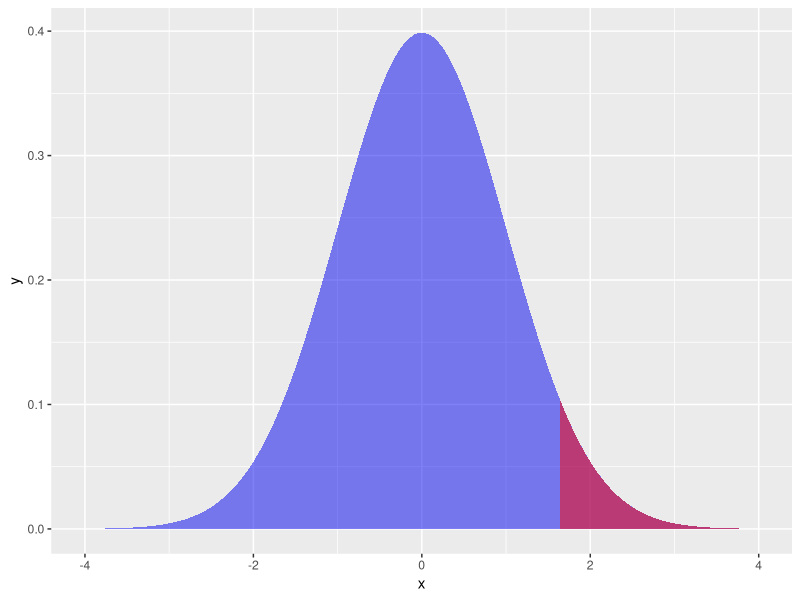
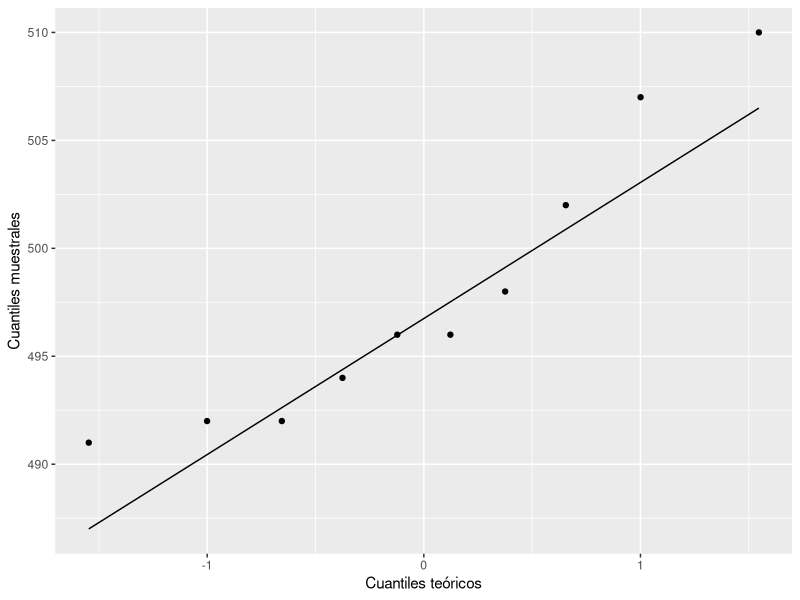
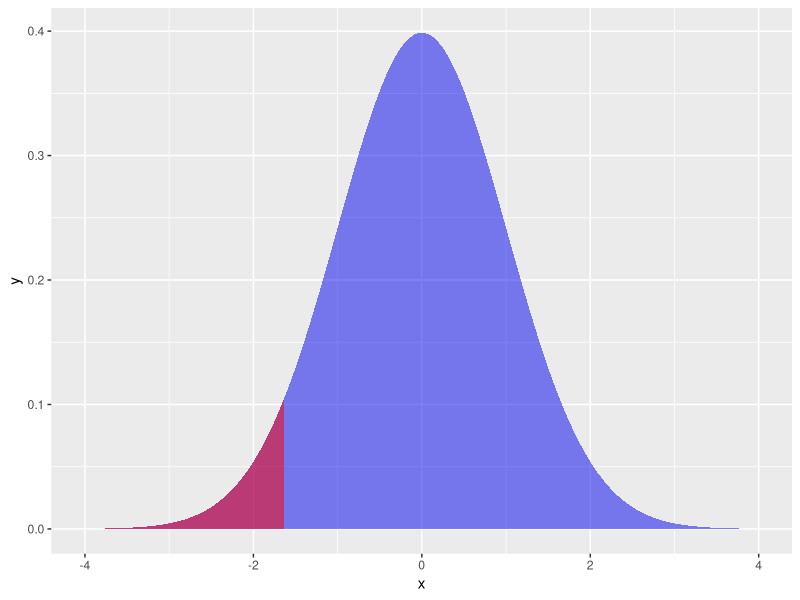
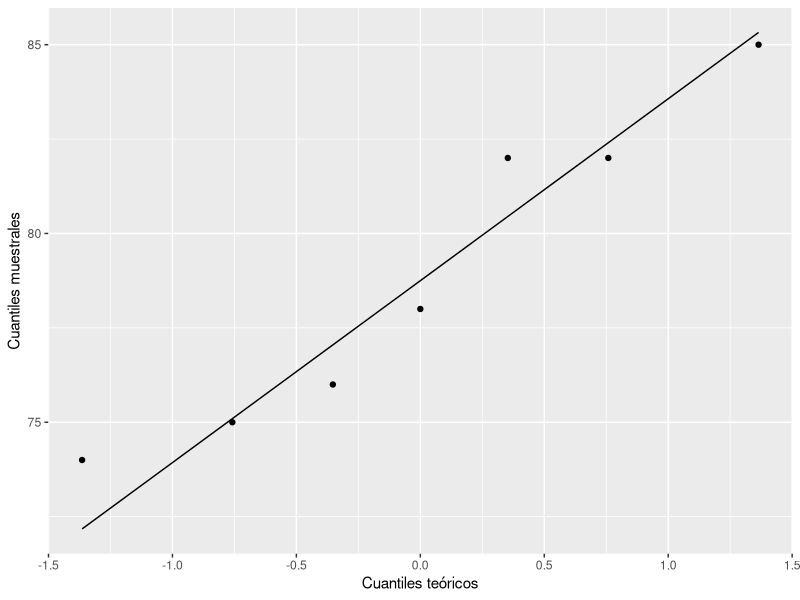
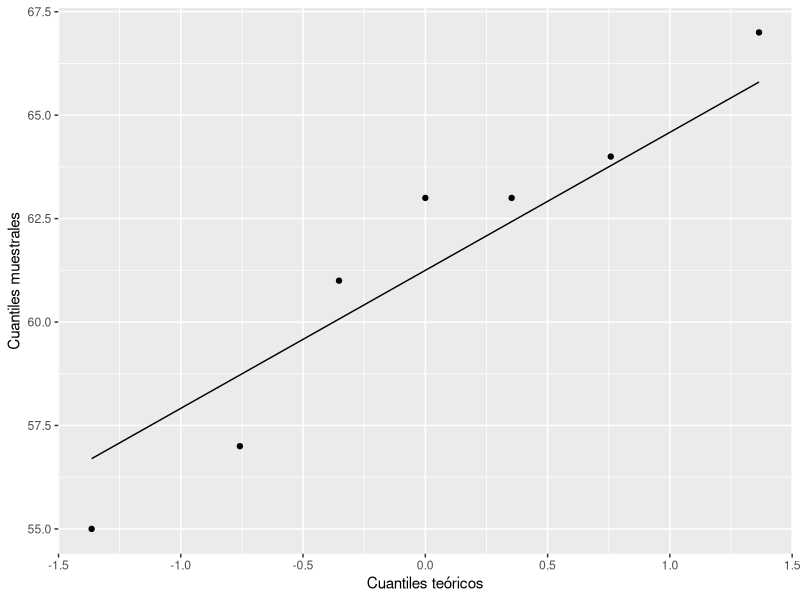
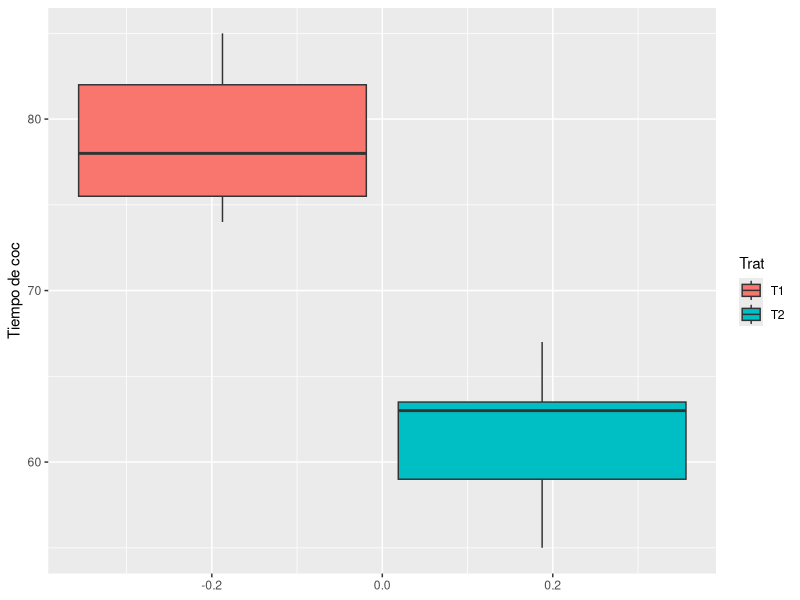
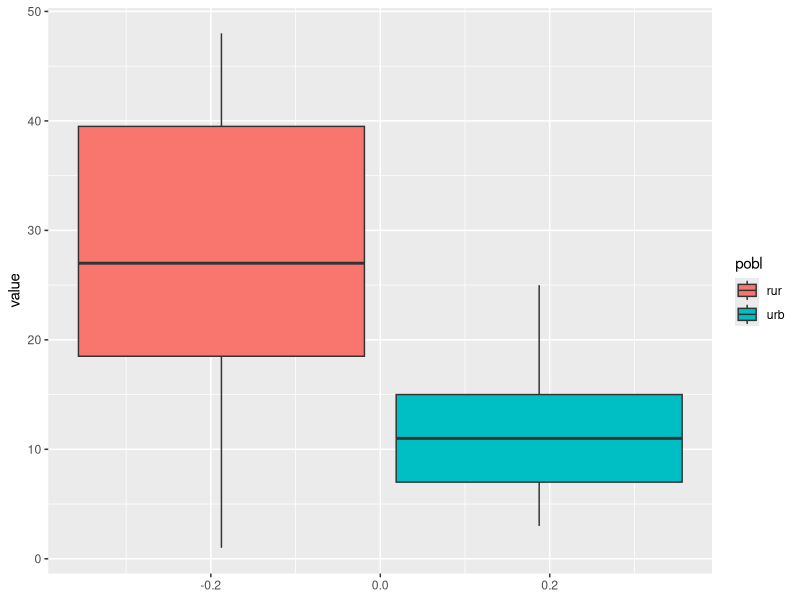

Source code (R) for these figures, in order:
## ---- chunk 1
knitr::opts_chunk$set(echo = TRUE)
## ---- chunk 2

library(tidyverse)

xbarra <- 19500  # Datos del problema
desvio <- 3900   # Datos del problema
n <- 100         # Datos del problema
mu <- 20000      # Media de referencia

est <- (xbarra - mu) / (desvio / sqrt(n))
est  # Para obtener el valor del estadístico

xvals <- seq(-4,4,0.1)# 

plotdata <- data.frame(x = xvals, y = dnorm(xvals, 0, 1))

ggplot(data = data.frame(x = seq(-4,4,0.1)), aes(x))+
 
  stat_function(fun = dnorm, args =list(mean = 0, sd = 1),
                geom = "area",fill="blue2",alpha=0.5)+

  stat_function(fun = dnorm, args = list(mean = 0, sd = 1), xlim = c(1.64, 4),
                geom ="area", fill = "red",alpha=0.5)
  
pnorm(est)  # Para obtener el valor-P
## ---- chunk 3

contenido <- as.data.frame(c(510, 492, 494, 498, 492,
               496, 502, 491, 507, 496))
colnames(contenido) <- c("gramos")

ggplot(contenido, aes(sample=gramos)) + 
  geom_qq()+
  geom_qq_line()+
  xlab('Cuantiles teóricos')+
  ylab('Cuantiles muestrales')

mean(contenido$gramos)

sd(contenido$gramos)

## ---- chunk 4

t.test(contenido, alternative='two.sided',
       conf.level=0.95, mu=500)
## ---- chunk 5
z <- (174/200 - 0.90) / sqrt(0.90 * (1 - 0.90) / 200)
z  # Para obtener el valor del estadístico

ggplot(data = data.frame(x = seq(-4,4,0.1)), aes(x))+
 
  stat_function(fun = dnorm, args =list(mean = 0, sd = 1),
                geom = "area",fill="blue2",alpha=0.5)+

  stat_function(fun = dnorm, args = list(mean = 0, sd = 1), xlim = c(-1.64, -4),
                geom ="area", fill = "red",alpha=0.5)


## ---- chunk 6
pnorm(q=z, lower.tail=TRUE)  # Para obtener el valor-P

## ---- chunk 7
prop.test(x=174, n=200, p=0.9, alternative='less',
          conf.level=0.95, correct=FALSE)
## ---- chunk 8
binom.test(x=17, n=20, p=0.9, alternative="less")
## ---- chunk 9
porotos <- as.data.frame(cbind("T1"=c(76, 85, 74,78, 82, 75, 82), "T2"=c(57, 67, 55, 64, 61, 63, 63)))

ggplot(porotos,aes(sample=T1)) + 
  geom_qq()+
  geom_qq_line()+
  xlab('Cuantiles teóricos')+
  ylab('Cuantiles muestrales')

ggplot(porotos,aes(sample=T2)) + 
  geom_qq()+
  geom_qq_line()+
  xlab('Cuantiles teóricos')+
  ylab('Cuantiles muestrales')

## ---- chunk 10
require(nortest) 

lillie.test(porotos$T1)$p.value
lillie.test(porotos$T2)$p.value
## ---- chunk 11
var.test(porotos$T1, porotos$T2, null.value=1, alternative="two.sided",
         conf.level=0.95)
## ---- chunk 12
As <- as.data.frame(cbind("urb"= c(3, 7, 25, 10, 15, 6, 12, 25, 15, 7) ,
                         "rur"= c(48, 44, 40, 38, 33, 21, 20, 12, 1, 18)))
## ---- chunk 13
lillie.test(As$urb)$p.value
lillie.test(As$rur)$p.value
## ---- chunk 14
var.test(As$urb, As$rur, null.value=1, alternative="two.sided",
         conf.level=0.95)
## ---- chunk 15
porotos %>% pivot_longer(cols=c("T1","T2"), names_to = "Trat") %>% 
  ggplot(aes(y=value, fill=Trat)) +
  geom_boxplot()+
  ylab("Tiempo de coc")
## ---- chunk 16
t.test(x=porotos$T1, y=porotos$T2, alternative="two.sided", mu=0, 
       paired=FALSE, var.equal=TRUE, conf.level=0.95)
## ---- chunk 17
As %>% pivot_longer(cols=c("urb","rur"), names_to = "pobl") %>% 
  ggplot(aes(y=value, fill=pobl)) +
  geom_boxplot()

## ---- chunk 18
t.test(x=As$urb, y=As$rur, alternative="two.sided", mu=0, 
       paired=FALSE, var.equal=FALSE, conf.level=0.95)
